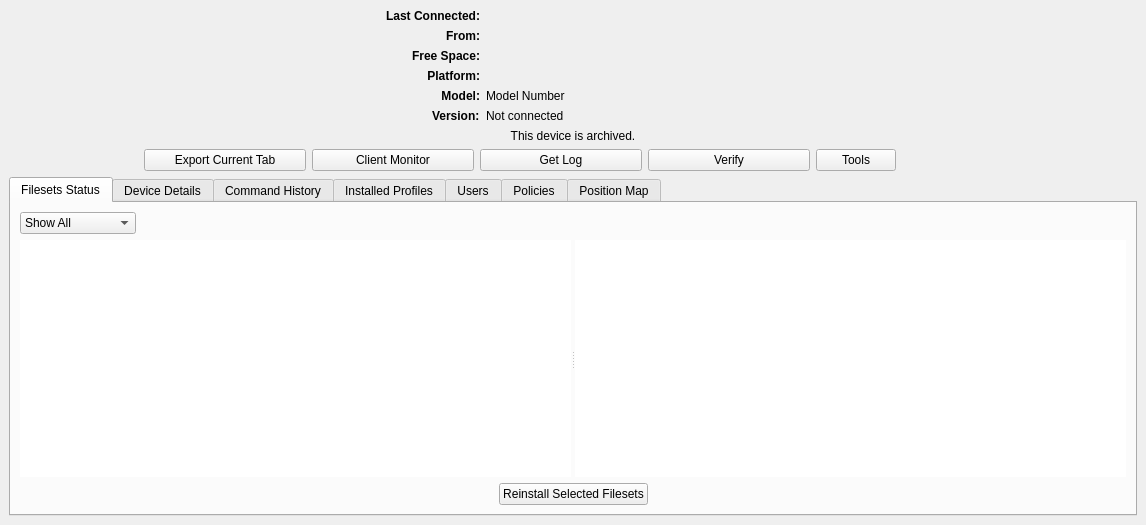
<?xml version="1.0" encoding="UTF-8"?>
<ui version="4.0">
 <class>CClientReportDlg</class>
 <widget class="QWidget" name="CClientReportDlg">
  <property name="geometry">
   <rect>
    <x>0</x>
    <y>0</y>
    <width>1146</width>
    <height>525</height>
   </rect>
  </property>
  <property name="windowTitle">
   <string>Client Info</string>
  </property>
  <layout class="QVBoxLayout" name="verticalLayout_2">
   <property name="spacing">
    <number>0</number>
   </property>
   <property name="leftMargin">
    <number>0</number>
   </property>
   <property name="topMargin">
    <number>0</number>
   </property>
   <property name="rightMargin">
    <number>0</number>
   </property>
   <property name="bottomMargin">
    <number>0</number>
   </property>
   <item>
    <widget class="QWidget" name="widget" native="true">
     <layout class="QVBoxLayout" name="verticalLayout_3">
      <item>
       <layout class="QGridLayout" name="gridLayout_2">
        <item row="0" column="1">
         <layout class="QHBoxLayout" name="horizontalLayout" stretch="10,0,3,0,0,10">
          <item>
           <spacer name="horizontalSpacer_6">
            <property name="orientation">
             <enum>Qt::Horizontal</enum>
            </property>
            <property name="sizeHint" stdset="0">
             <size>
              <width>40</width>
              <height>20</height>
             </size>
            </property>
           </spacer>
          </item>
          <item>
           <layout class="QGridLayout" name="gridLayout">
            <item row="6" column="3">
             <widget class="QLabel" name="_platformField">
              <property name="text">
               <string/>
              </property>
              <property name="textInteractionFlags">
               <set>Qt::LinksAccessibleByMouse|Qt::TextSelectableByKeyboard|Qt::TextSelectableByMouse</set>
              </property>
             </widget>
            </item>
            <item row="3" column="3">
             <widget class="QLabel" name="_dateField">
              <property name="text">
               <string/>
              </property>
              <property name="textInteractionFlags">
               <set>Qt::LinksAccessibleByMouse|Qt::TextSelectableByKeyboard|Qt::TextSelectableByMouse</set>
              </property>
             </widget>
            </item>
            <item row="5" column="0" colspan="3">
             <widget class="QLabel" name="freeSpaceLbl">
              <property name="font">
               <font>
                <weight>75</weight>
                <bold>true</bold>
               </font>
              </property>
              <property name="text">
               <string>Free Space:</string>
              </property>
              <property name="alignment">
               <set>Qt::AlignRight|Qt::AlignTrailing|Qt::AlignVCenter</set>
              </property>
             </widget>
            </item>
            <item row="3" column="0" colspan="3">
             <widget class="QLabel" name="connectedLbl">
              <property name="font">
               <font>
                <weight>75</weight>
                <bold>true</bold>
               </font>
              </property>
              <property name="text">
               <string>Last Connected:</string>
              </property>
              <property name="alignment">
               <set>Qt::AlignRight|Qt::AlignTrailing|Qt::AlignVCenter</set>
              </property>
             </widget>
            </item>
            <item row="4" column="3">
             <widget class="QLabel" name="_ipField">
              <property name="text">
               <string/>
              </property>
              <property name="textInteractionFlags">
               <set>Qt::LinksAccessibleByMouse|Qt::TextSelectableByKeyboard|Qt::TextSelectableByMouse</set>
              </property>
             </widget>
            </item>
            <item row="4" column="0" colspan="3">
             <widget class="QLabel" name="fromLbl">
              <property name="font">
               <font>
                <weight>75</weight>
                <bold>true</bold>
               </font>
              </property>
              <property name="text">
               <string>From:</string>
              </property>
              <property name="alignment">
               <set>Qt::AlignRight|Qt::AlignTrailing|Qt::AlignVCenter</set>
              </property>
             </widget>
            </item>
            <item row="6" column="0" colspan="3">
             <widget class="QLabel" name="platformLbl">
              <property name="font">
               <font>
                <weight>75</weight>
                <bold>true</bold>
               </font>
              </property>
              <property name="text">
               <string>Platform:</string>
              </property>
              <property name="alignment">
               <set>Qt::AlignRight|Qt::AlignTrailing|Qt::AlignVCenter</set>
              </property>
             </widget>
            </item>
            <item row="5" column="3">
             <widget class="QLabel" name="_rootSpaceField">
              <property name="text">
               <string/>
              </property>
              <property name="textInteractionFlags">
               <set>Qt::LinksAccessibleByMouse|Qt::TextSelectableByKeyboard|Qt::TextSelectableByMouse</set>
              </property>
             </widget>
            </item>
            <item row="7" column="3">
             <widget class="QLabel" name="_modelField">
              <property name="text">
               <string>Model Number</string>
              </property>
              <property name="textInteractionFlags">
               <set>Qt::LinksAccessibleByMouse|Qt::TextSelectableByKeyboard|Qt::TextSelectableByMouse</set>
              </property>
             </widget>
            </item>
            <item row="8" column="3">
             <widget class="QLabel" name="_version">
              <property name="text">
               <string>Not connected</string>
              </property>
              <property name="textInteractionFlags">
               <set>Qt::LinksAccessibleByMouse|Qt::TextSelectableByKeyboard|Qt::TextSelectableByMouse</set>
              </property>
             </widget>
            </item>
            <item row="7" column="2">
             <widget class="QLabel" name="modelLbl">
              <property name="font">
               <font>
                <weight>75</weight>
                <bold>true</bold>
               </font>
              </property>
              <property name="text">
               <string>Model:</string>
              </property>
              <property name="alignment">
               <set>Qt::AlignRight|Qt::AlignTrailing|Qt::AlignVCenter</set>
              </property>
             </widget>
            </item>
            <item row="8" column="2">
             <widget class="QLabel" name="versionLbl">
              <property name="font">
               <font>
                <weight>75</weight>
                <bold>true</bold>
               </font>
              </property>
              <property name="text">
               <string>Version:</string>
              </property>
             </widget>
            </item>
           </layout>
          </item>
          <item>
           <spacer name="horizontalSpacer_2">
            <property name="orientation">
             <enum>Qt::Horizontal</enum>
            </property>
            <property name="sizeHint" stdset="0">
             <size>
              <width>40</width>
              <height>20</height>
             </size>
            </property>
           </spacer>
          </item>
          <item>
           <widget class="QLabel" name="_platformIcon">
            <property name="minimumSize">
             <size>
              <width>64</width>
              <height>64</height>
             </size>
            </property>
            <property name="maximumSize">
             <size>
              <width>64</width>
              <height>64</height>
             </size>
            </property>
            <property name="text">
             <string/>
            </property>
            <property name="alignment">
             <set>Qt::AlignRight|Qt::AlignTrailing|Qt::AlignVCenter</set>
            </property>
           </widget>
          </item>
          <item>
           <layout class="QVBoxLayout" name="verticalLayout">
            <item>
             <widget class="QLabel" name="_lockedIcon">
              <property name="maximumSize">
               <size>
                <width>32</width>
                <height>32</height>
               </size>
              </property>
              <property name="text">
               <string/>
              </property>
              <property name="pixmap">
               <pixmap resource="../FileWaveGuiLib/GuiLib.qrc">:/IDI_ICON_TAKE_CONTROL</pixmap>
              </property>
              <property name="scaledContents">
               <bool>true</bool>
              </property>
              <property name="alignment">
               <set>Qt::AlignCenter</set>
              </property>
             </widget>
            </item>
           </layout>
          </item>
          <item>
           <spacer name="horizontalSpacer_7">
            <property name="orientation">
             <enum>Qt::Horizontal</enum>
            </property>
            <property name="sizeHint" stdset="0">
             <size>
              <width>40</width>
              <height>20</height>
             </size>
            </property>
           </spacer>
          </item>
         </layout>
        </item>
        <item row="1" column="1">
         <widget class="QLabel" name="archived">
          <property name="text">
           <string>This device is archived.</string>
          </property>
          <property name="alignment">
           <set>Qt::AlignCenter</set>
          </property>
         </widget>
        </item>
        <item row="2" column="1">
         <widget class="QWidget" name="toolbox1" native="true">
          <layout class="QHBoxLayout" name="horizontalLayout_3">
           <property name="leftMargin">
            <number>0</number>
           </property>
           <property name="topMargin">
            <number>0</number>
           </property>
           <property name="rightMargin">
            <number>0</number>
           </property>
           <property name="bottomMargin">
            <number>0</number>
           </property>
           <item>
            <spacer name="horizontalSpacer_3">
             <property name="orientation">
              <enum>Qt::Horizontal</enum>
             </property>
             <property name="sizeType">
              <enum>QSizePolicy::MinimumExpanding</enum>
             </property>
             <property name="sizeHint" stdset="0">
              <size>
               <width>5</width>
               <height>10</height>
              </size>
             </property>
            </spacer>
           </item>
           <item>
            <widget class="QPushButton" name="_exportButton">
             <property name="minimumSize">
              <size>
               <width>162</width>
               <height>0</height>
              </size>
             </property>
             <property name="focusPolicy">
              <enum>Qt::NoFocus</enum>
             </property>
             <property name="text">
              <string>Export Current Tab</string>
             </property>
            </widget>
           </item>
           <item>
            <widget class="QPushButton" name="_monitorButton">
             <property name="minimumSize">
              <size>
               <width>162</width>
               <height>0</height>
              </size>
             </property>
             <property name="focusPolicy">
              <enum>Qt::NoFocus</enum>
             </property>
             <property name="text">
              <string>Client Monitor</string>
             </property>
            </widget>
           </item>
           <item>
            <widget class="QPushButton" name="_getLogButton">
             <property name="minimumSize">
              <size>
               <width>162</width>
               <height>0</height>
              </size>
             </property>
             <property name="focusPolicy">
              <enum>Qt::NoFocus</enum>
             </property>
             <property name="text">
              <string>Get Log</string>
             </property>
            </widget>
           </item>
           <item>
            <widget class="QPushButton" name="_verifyButton">
             <property name="minimumSize">
              <size>
               <width>162</width>
               <height>0</height>
              </size>
             </property>
             <property name="focusPolicy">
              <enum>Qt::NoFocus</enum>
             </property>
             <property name="text">
              <string>Verify</string>
             </property>
            </widget>
           </item>
           <item>
            <widget class="QPushButton" name="_toolsButton">
             <property name="focusPolicy">
              <enum>Qt::NoFocus</enum>
             </property>
             <property name="text">
              <string>Tools</string>
             </property>
            </widget>
           </item>
           <item>
            <spacer name="horizontalSpacer_4">
             <property name="orientation">
              <enum>Qt::Horizontal</enum>
             </property>
             <property name="sizeHint" stdset="0">
              <size>
               <width>5</width>
               <height>20</height>
              </size>
             </property>
            </spacer>
           </item>
           <item>
            <widget class="QLabel" name="_filesetsField">
             <property name="minimumSize">
              <size>
               <width>100</width>
               <height>0</height>
              </size>
             </property>
             <property name="text">
              <string/>
             </property>
             <property name="alignment">
              <set>Qt::AlignRight|Qt::AlignTrailing|Qt::AlignVCenter</set>
             </property>
            </widget>
           </item>
          </layout>
         </widget>
        </item>
       </layout>
      </item>
      <item>
       <widget class="QTabWidget" name="tabWidget">
        <property name="currentIndex">
         <number>0</number>
        </property>
        <widget class="QWidget" name="_filesetsTab">
         <attribute name="title">
          <string>Filesets Status</string>
         </attribute>
         <layout class="QVBoxLayout" name="verticalLayout_4">
          <item>
           <widget class="QWidget" name="widget_2" native="true">
            <layout class="QHBoxLayout" name="horizontalLayout_6">
             <property name="leftMargin">
              <number>0</number>
             </property>
             <property name="topMargin">
              <number>0</number>
             </property>
             <property name="rightMargin">
              <number>0</number>
             </property>
             <property name="bottomMargin">
              <number>0</number>
             </property>
             <item>
              <widget class="QComboBox" name="_filesetStatusFilter">
               <item>
                <property name="text">
                 <string>Show All</string>
                </property>
               </item>
               <item>
                <property name="text">
                 <string>Only Successful</string>
                </property>
               </item>
               <item>
                <property name="text">
                 <string>Only Failed</string>
                </property>
               </item>
              </widget>
             </item>
             <item>
              <spacer name="horizontalSpacer_8">
               <property name="orientation">
                <enum>Qt::Horizontal</enum>
               </property>
               <property name="sizeHint" stdset="0">
                <size>
                 <width>40</width>
                 <height>20</height>
                </size>
               </property>
              </spacer>
             </item>
            </layout>
           </widget>
          </item>
          <item>
           <widget class="QSplitter" name="splitter">
            <property name="sizePolicy">
             <sizepolicy hsizetype="Expanding" vsizetype="Expanding">
              <horstretch>0</horstretch>
              <verstretch>0</verstretch>
             </sizepolicy>
            </property>
            <property name="orientation">
             <enum>Qt::Horizontal</enum>
            </property>
            <widget class="StyledTreeView" name="_filesetsList">
             <property name="frameShape">
              <enum>QFrame::NoFrame</enum>
             </property>
             <property name="editTriggers">
              <set>QAbstractItemView::NoEditTriggers</set>
             </property>
             <property name="showDropIndicator" stdset="0">
              <bool>false</bool>
             </property>
             <property name="alternatingRowColors">
              <bool>true</bool>
             </property>
             <property name="selectionMode">
              <enum>QAbstractItemView::ExtendedSelection</enum>
             </property>
             <property name="uniformRowHeights">
              <bool>true</bool>
             </property>
             <property name="sortingEnabled">
              <bool>true</bool>
             </property>
             <property name="allColumnsShowFocus">
              <bool>true</bool>
             </property>
             <property name="headerHidden">
              <bool>true</bool>
             </property>
             <attribute name="headerVisible">
              <bool>false</bool>
             </attribute>
            </widget>
            <widget class="StyledTreeView" name="_scriptsList">
             <property name="frameShape">
              <enum>QFrame::NoFrame</enum>
             </property>
             <property name="editTriggers">
              <set>QAbstractItemView::NoEditTriggers</set>
             </property>
             <property name="showDropIndicator" stdset="0">
              <bool>false</bool>
             </property>
             <property name="alternatingRowColors">
              <bool>true</bool>
             </property>
             <property name="rootIsDecorated">
              <bool>false</bool>
             </property>
             <property name="uniformRowHeights">
              <bool>true</bool>
             </property>
             <property name="itemsExpandable">
              <bool>false</bool>
             </property>
            </widget>
           </widget>
          </item>
          <item>
           <widget class="QWidget" name="toolbox2" native="true">
            <layout class="QHBoxLayout" name="horizontalLayout_2">
             <property name="leftMargin">
              <number>0</number>
             </property>
             <property name="topMargin">
              <number>0</number>
             </property>
             <property name="rightMargin">
              <number>0</number>
             </property>
             <property name="bottomMargin">
              <number>0</number>
             </property>
             <item>
              <spacer name="horizontalSpacer">
               <property name="orientation">
                <enum>Qt::Horizontal</enum>
               </property>
               <property name="sizeHint" stdset="0">
                <size>
                 <width>40</width>
                 <height>20</height>
                </size>
               </property>
              </spacer>
             </item>
             <item>
              <widget class="QPushButton" name="_reinstallButton">
               <property name="text">
                <string>Reinstall Selected Filesets</string>
               </property>
              </widget>
             </item>
             <item>
              <spacer name="horizontalSpacer_5">
               <property name="orientation">
                <enum>Qt::Horizontal</enum>
               </property>
               <property name="sizeHint" stdset="0">
                <size>
                 <width>40</width>
                 <height>20</height>
                </size>
               </property>
              </spacer>
             </item>
            </layout>
           </widget>
          </item>
         </layout>
         <zorder>splitter</zorder>
         <zorder>toolbox2</zorder>
         <zorder>widget_2</zorder>
        </widget>
        <widget class="QWidget" name="detailsTab">
         <attribute name="title">
          <string>Device Details</string>
         </attribute>
         <layout class="QVBoxLayout" name="verticalLayout_5">
          <property name="leftMargin">
           <number>0</number>
          </property>
          <property name="topMargin">
           <number>0</number>
          </property>
          <property name="rightMargin">
           <number>0</number>
          </property>
          <property name="bottomMargin">
           <number>0</number>
          </property>
          <item>
           <widget class="DeviceDetailsWidget" name="deviceDetails" native="true"/>
          </item>
         </layout>
        </widget>
        <widget class="QWidget" name="commandsTab">
         <attribute name="title">
          <string>Command History</string>
         </attribute>
         <layout class="QHBoxLayout" name="horizontalLayout_4">
          <property name="leftMargin">
           <number>0</number>
          </property>
          <property name="topMargin">
           <number>0</number>
          </property>
          <property name="rightMargin">
           <number>0</number>
          </property>
          <property name="bottomMargin">
           <number>0</number>
          </property>
          <item>
           <widget class="StyledTreeView" name="commandView">
            <property name="frameShape">
             <enum>QFrame::NoFrame</enum>
            </property>
            <property name="editTriggers">
             <set>QAbstractItemView::NoEditTriggers</set>
            </property>
            <property name="showDropIndicator" stdset="0">
             <bool>false</bool>
            </property>
            <property name="alternatingRowColors">
             <bool>true</bool>
            </property>
            <property name="selectionMode">
             <enum>QAbstractItemView::ExtendedSelection</enum>
            </property>
            <property name="rootIsDecorated">
             <bool>false</bool>
            </property>
            <property name="uniformRowHeights">
             <bool>true</bool>
            </property>
            <property name="sortingEnabled">
             <bool>true</bool>
            </property>
           </widget>
          </item>
         </layout>
        </widget>
        <widget class="QWidget" name="profilesTab">
         <attribute name="title">
          <string>Installed Profiles</string>
         </attribute>
         <layout class="QHBoxLayout" name="horizontalLayout_5">
          <property name="leftMargin">
           <number>0</number>
          </property>
          <property name="topMargin">
           <number>0</number>
          </property>
          <property name="rightMargin">
           <number>0</number>
          </property>
          <property name="bottomMargin">
           <number>0</number>
          </property>
          <item>
           <widget class="StyledTreeView" name="profileView">
            <property name="frameShape">
             <enum>QFrame::NoFrame</enum>
            </property>
            <property name="editTriggers">
             <set>QAbstractItemView::NoEditTriggers</set>
            </property>
            <property name="showDropIndicator" stdset="0">
             <bool>false</bool>
            </property>
            <property name="alternatingRowColors">
             <bool>true</bool>
            </property>
            <property name="selectionMode">
             <enum>QAbstractItemView::ExtendedSelection</enum>
            </property>
            <property name="rootIsDecorated">
             <bool>false</bool>
            </property>
            <property name="uniformRowHeights">
             <bool>true</bool>
            </property>
            <property name="sortingEnabled">
             <bool>true</bool>
            </property>
           </widget>
          </item>
         </layout>
        </widget>
        <widget class="QWidget" name="tabUsers">
         <attribute name="title">
          <string>Users</string>
         </attribute>
         <layout class="QVBoxLayout" name="verticalLayout_6">
          <item>
           <widget class="StyledTreeView" name="users">
            <property name="frameShape">
             <enum>QFrame::NoFrame</enum>
            </property>
            <property name="rootIsDecorated">
             <bool>false</bool>
            </property>
            <property name="uniformRowHeights">
             <bool>true</bool>
            </property>
            <property name="itemsExpandable">
             <bool>false</bool>
            </property>
            <property name="sortingEnabled">
             <bool>true</bool>
            </property>
            <property name="expandsOnDoubleClick">
             <bool>false</bool>
            </property>
           </widget>
          </item>
         </layout>
        </widget>
        <widget class="QWidget" name="tabPolicies">
         <attribute name="title">
          <string>Policies</string>
         </attribute>
         <layout class="QVBoxLayout" name="verticalLayout_7">
          <item>
           <widget class="StyledTreeView" name="policies">
            <property name="frameShape">
             <enum>QFrame::NoFrame</enum>
            </property>
            <property name="rootIsDecorated">
             <bool>false</bool>
            </property>
            <property name="uniformRowHeights">
             <bool>true</bool>
            </property>
            <property name="itemsExpandable">
             <bool>false</bool>
            </property>
            <property name="sortingEnabled">
             <bool>true</bool>
            </property>
            <property name="expandsOnDoubleClick">
             <bool>false</bool>
            </property>
           </widget>
          </item>
          <item>
           <widget class="QLabel" name="labelNote">
            <property name="text">
             <string>&lt;html&gt;&lt;head/&gt;&lt;body&gt;&lt;p&gt;&lt;span style=&quot; font-weight:600;&quot;&gt;Note:&lt;/span&gt; State reported by the client&lt;/p&gt;&lt;/body&gt;&lt;/html&gt;</string>
            </property>
           </widget>
          </item>
         </layout>
        </widget>
        <widget class="PositionMapWidget" name="positionMapWidget">
         <attribute name="title">
          <string>Position Map</string>
         </attribute>
        </widget>
       </widget>
      </item>
     </layout>
    </widget>
   </item>
  </layout>
 </widget>
 <layoutdefault spacing="6" margin="9"/>
 <customwidgets>
  <customwidget>
   <class>StyledTreeView</class>
   <extends>QTreeView</extends>
   <header>FileWaveGuiLib/styledviews/styledtreeview.h</header>
  </customwidget>
  <customwidget>
   <class>PositionMapWidget</class>
   <extends>QWidget</extends>
   <header>FWAdminLib/Location/PositionMapWidget.h</header>
   <container>1</container>
  </customwidget>
  <customwidget>
   <class>DeviceDetailsWidget</class>
   <extends>QWidget</extends>
   <header>FWAdminLib/devicedetailswidget.h</header>
   <container>1</container>
  </customwidget>
 </customwidgets>
 <tabstops>
  <tabstop>tabWidget</tabstop>
  <tabstop>_monitorButton</tabstop>
  <tabstop>_getLogButton</tabstop>
  <tabstop>_verifyButton</tabstop>
  <tabstop>_filesetsList</tabstop>
  <tabstop>_exportButton</tabstop>
 </tabstops>
 <resources>
  <include location="../FileWaveGuiLib/GuiLib.qrc"/>
 </resources>
 <connections/>
</ui>
